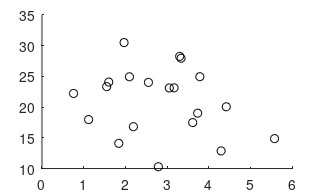

MATLAB code for this plot: (Note: this script raises an error after producing the figure.)
% script created by Richard Balson 15/07/2012
% This script is used to create pulse trains similar to those used in
% neuromodulation. These pulse trains will be used for images

% description
% ~~~~~~~~~~~
% Classification problem indicator 2 dimensional

% last edit
% ~~~~~~~~~


% next edit
% ~~~~~~~~~

% Beginning of script
% ~~~~~~~~~~~~~~~~~~~~~

% Clear workspace
% ~~~~~~~~~~~
clear
close all
clc


% Parameters setup 
% ~~~~~~~~~~~~~~~~~~~~

points= 20; % Specifiy number of points for each type of brain state
Background = [3 22]; % Matrix for normal backgroud activity with [EXC SINH FINH]
Interictal = [4 25]; % Matrix for interictal activity with [EXC SINH FINH]
Onset = [4 8]; % Matrix for onset activity with [EXC SINH FINH]
Ictal = [5 12]; % Matrix for ictal activity with [EXC SINH FINH]

for j = 1:points
    PBGND(j,1) = Background(1) + randn(1,1);PBGND(j,2) = Background(2) + randn(1,1)*5;
    PIIC(j,1) = Interictal(1) + randn(1,1);PIIC(j,2) = Interictal(2) + randn(1,1)*5;
    PONS(j,1) = Onset(1) + randn(1,1);PONS(j,2) = Onset(2) + randn(1,1)*5;
    PICT(j,1) = Ictal(1) + randn(1,1);PICT(j,2) = Ictal(2) + randn(1,1)*5;
end



% Classification problem
% ~~~~~~~~~~~~



% defines bits for plotting
% ~~~~~~~~~~~~~~~~~~~~~~~~~
label_fontsize = 10;            % point
tick_fontsize = 8;              % point
fig_left_pos = 5;               % cms
fig_bottom_pos = 5;             % cms
fig_width = 8.2;                % cms
fig_height = 5;                 % cms
fig_dirname = 'C:\Users\Richard\Desktop\PhD\Projects\';              % default directory for figure files
fig_name = 'Pulsetrain.fig';
fig_dirandname = [fig_dirname fig_name];

% Plot 
% ~~~~~~~~~~~~~~~~~~~~~

figure('name','Categorising problem',...
    'units','centimeters',...
    'position',[fig_left_pos fig_bottom_pos fig_width fig_height],...
    'papersize',[fig_width fig_height],...
    'filename',fig_dirandname,...
    'PaperPositionMode','auto')
scatter(PBGND(:,1),PBGND(:,2),'k')
hold on;
scatter(PIIC(:,1),PIIC(:,2),'x','b')
hold on;
scatter(PONS(:,1),PONS(:,2),'+','r')
hold on;
scatter(PICT(:,1),PICT(:,2),'*','g')
axis([0 20 0 30]);
set(gca,'fontsize',tick_fontsize);
legend('Background','InterIctal','Onset','Ictal','Location','NorthEast');
xlabel('Excitation (mV)','fontsize',label_fontsize);
ylabel('Inhibition (mV)','fontsize',label_fontsize);
title('Categorising problem','fontsize',label_fontsize+2);
box off;

print(gcf, '-dpdf', '-r600', 'test2.pdf')
